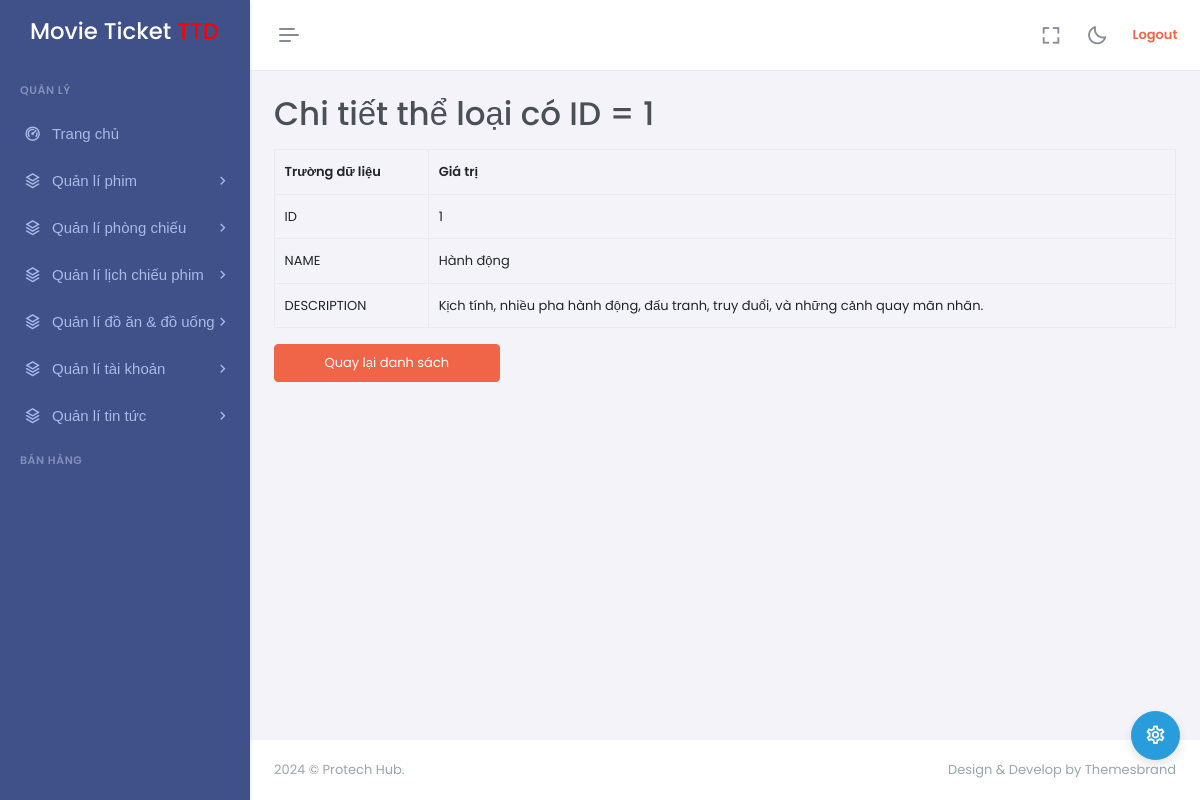
The page /?mode=admin&action=genres-show&id=1 (signed in) on the database its author committed.
### tables this page shows
CREATE TABLE `genres` (
  `id` int NOT NULL,
  `name` varchar(50) NOT NULL,
  `description` varchar(255) NOT NULL
);

### controllers/admin/GenreController.php (called while the page is built, shortened)
<?php
class GenreController
{
    private $genre;
    public function __construct()
    {
        $this->genre = new Genre();
    }
    public function show()
    {
        try {
            $id = $_GET['id'];
            $genre = $this->genre->find('*', 'id = :id', ['id' => $id]);
            require_once PATH_VIEW_ADMIN_MAIN;
        } catch (\Throwable $th) {
            $_SESSION['success'] = false;
            $_SESSION['msg'] = $th->getMessage();
            header('Location: ' . BASE_URL_ADMIN . '&action=genres-list');
            exit();
        }
    }
}

### models/BaseModel.php (called while the page is built, shortened)
<?php
class BaseModel
{
    protected $table;
    protected $pdo;
    public function __construct()
    {
        $dsn = sprintf('mysql:host=%s;port=%s;dbname=%s;charset=utf8', DB_HOST, DB_PORT, DB_NAME);
        try {
            $this->pdo = new PDO($dsn, DB_USERNAME, DB_PASSWORD, DB_OBTIONS);
        } catch (PDOException $e) {
            die("Kết nối cơ sở dữ liệu thất bại: {$e->getMessage()}. Vui lòng thử lại sau.");
        }
    }
    public function find($columns = '*', $conditions = null, $params = [])
    {
        $sql = "SELECT $columns FROM {$this->table}";
        if ($conditions) {
            $sql .= " WHERE $conditions";
        }
        $stmt = $this->pdo->prepare($sql);
        $stmt->execute($params);
        return $stmt->fetch();
    }
}

### views/admin/genres/show.php (the view)
<table class="table table-bordered">
    <thead>
        <tr>
            <th>Trường dữ liệu</th>
            <th>Giá trị</th>
        </tr>
    </thead>
    <tbody>
        <?php foreach ($genre as $key => $value): ?>
            <tr>
                <td><?= strtoupper($key) ?></td>
                <td><?= $value ?></td>
            </tr>
        <?php endforeach; ?>
    </tbody>
</table>
<a href="<?= BASE_URL_ADMIN . '&action=genres-list' ?>" class="btn btn-danger w-25">Quay lại danh sách</a>

### rows shown on the page
genres: id "1", name "Hành động", description "Kịch tính, nhiều pha hành động, đấu tranh, truy đuổi, và những cảnh quay mãn nhãn."

### other values the page prints
$title "Chi tiết thể loại có ID = 1"
$key "ID"
$key "NAME"
$key "DESCRIPTION"
